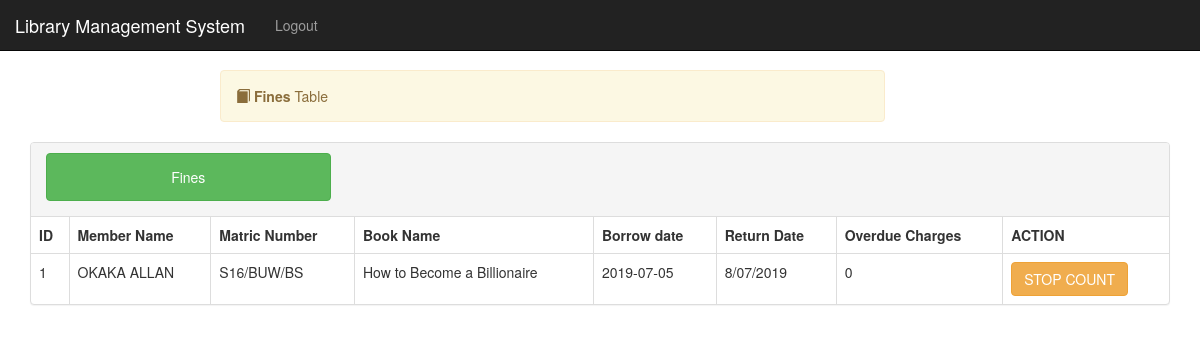
Page /fines.php on the committed database.
### tables this page shows
CREATE TABLE IF NOT EXISTS `borrow` (
  `borrowId` int(11) NOT NULL AUTO_INCREMENT,
  `memberName` varchar(255) NOT NULL,
  `matricNo` varchar(10) NOT NULL,
  `bookName` varchar(255) NOT NULL,
  `borrowDate` varchar(20) NOT NULL,
  `returnDate` varchar(20) NOT NULL,
  `bookId` int(2) NOT NULL,
  `borrowStatus` int(2) NOT NULL,
  `fine` varchar(100) NOT NULL,
  PRIMARY KEY (`borrowId`)
);

### fines.php (the view, shortened to what this page needs)
<?php
require 'includes/db-inc.php';
 include "includes/header.php";
 ?>
<div class="container">
    <?php include "includes/nav.php"; ?>
	<div class="alert alert-warning col-lg-7 col-md-12 col-sm-12 col-xs-12 col-lg-offset-2 col-md-offset-0 col-sm-offset-1 col-xs-offset-0" style="margin-top:70px">
		<span class="glyphicon glyphicon-book"></span>
	    <strong>Fines</strong> Table
	</div>
	</div>
	<div class="container">
		<div class="panel panel-default">
		  <div class="panel-heading">
		  	<div class="row">
		  	  <a><button class="btn btn-success col-lg-3 col-md-4 col-sm-11 col-xs-11 button" style="margin-left: 15px;margin-bottom: 5px"> Fines</button></a>
			  <div class="col-lg-6 col-md-6 col-sm-12 col-xs-12 pull-right">
			  </div>
			</div>
		  </div>
		  <table class="table table-bordered">
		          <thead>
		               <tr>
		                  <th>ID</th>
		                  <th>Member Name</th>
		                  <th>Matric Number</th>
		                  <th>Book Name</th>
		                  <th>Borrow date</th>
		                  <th>Return Date</th>
		                  <th>Overdue Charges</th>
		                  <th>ACTION</th>
		                </tr>
		          </thead>
		           <?php
                  		$sql = "SELECT * FROM borrow";
                  		$query = mysqli_query($conn, $sql);
                  		while($row = mysqli_fetch_assoc($query)) {
                   ?>
		          <tbody>
		            <tr>
		             <td><?php echo $row['borrowId']; ?></td>
		             <td><?php echo $row['memberName']; ?></td>
		             <td><?php echo $row['matricNo']; ?></td>
		             <td><?php echo $row['bookName']; ?></td>
		             <td><?php echo $row['borrowDate']; ?></td>
		             <td><?php echo $row['returnDate']; ?></td>
		             <td><?php echo $row['fine']; ?></td>
		             <td><form action="fines.php" method="post">
                      <button class="btn btn-warning" name="del">STOP COUNT</button>
                     	</form>
		             </td>
		            </tr>
		            <?php } ?>
		         </tbody>
		   </table>
	  </div>
	</div>
</body>
</html>

### css/style.css (style rules this page uses)
body { overflow-x: hidden; }
.alert { margin-top: 40px; }
.button { height: 48px }

### rows in the picture
borrow: borrowId "1", memberName "OKAKA ALLAN", matricNo "S16/BUW/BS", bookName "How to Become a Billionaire", borrowDate "2019-07-05", returnDate "8/07/2019", fine "0"
